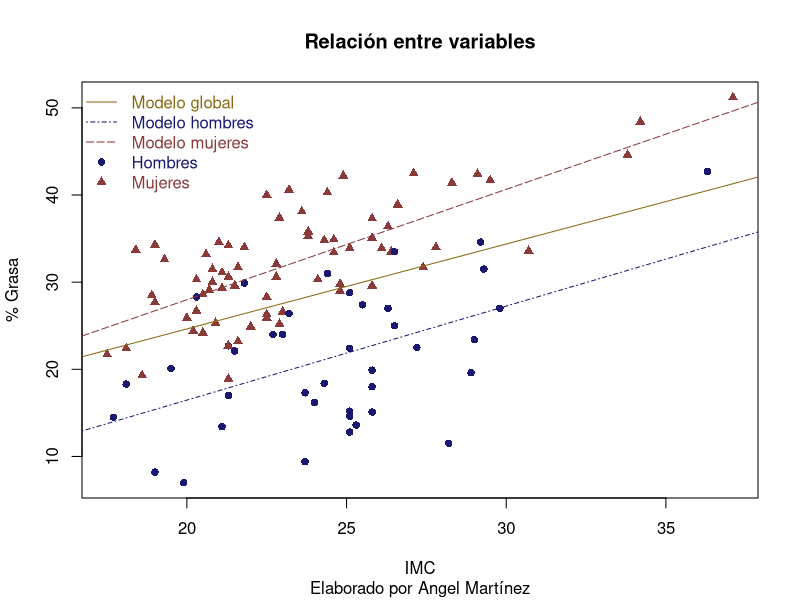

The R source for this figure:
# Seguimos usando base de dato de Neidert

library(readr)
NeidertBD<- read_csv("Kluess-plasma DPPIV-data.csv")
View(NeidertBD)
NeidertBD$Sex <- as.factor(NeidertBD$Sex)

# Preguntas de Investigacion

# 1. Sabiendo que existe correlación entre el índice de masa corporal 
# (BMI..kg.m2.) y el porcentaje de grasa corporal (X..Fat) (Véase la guía de la
# SESIÓN No. 7, Sección 2.2.1.1.1.), ¿Cuál es el modelo de regresión lineal de 
# la relación entre estas dos variables (independientemente del sexo del 
# participante)?

IMC <- NeidertBD$`BMI (kg/m2)`
FAT <- NeidertBD$`% Fat`

lmNeidert <- lm(FAT~IMC, data= NeidertBD)

summary(lmNeidert)

# 2. ¿Cuáles son los modelos de regresión lineal de la relación entre estas dos 
# variables según el sexo del participante?

Neidert_F <- subset(NeidertBD, NeidertBD$Sex=="F")
Neidert_M <- subset(NeidertBD, NeidertBD$Sex=="M")

lmNeidert_F <- lm(`% Fat`~`BMI (kg/m2)`, data = Neidert_F)
lmNeidert_M <- lm(`% Fat`~`BMI (kg/m2)`, data = Neidert_M)

summary(lmNeidert_F)
summary(lmNeidert_M)

# 3. Represente graficamente los tres modelos lineales generados. 


plot(FAT~IMC, data = NeidertBD,
     pch = ifelse(NeidertBD$Sex == "M", 16, 17),
     col = ifelse(NeidertBD$Sex == "M", "midnightblue","indianred4"),
     main = "Relación entre variables",
     xlab = "IMC",
     ylab = "% Grasa",
     sub = "Elaborado por Angel Martínez")
abline(lmNeidert, 
       col = "goldenrod4",
       lty = 1,
       lwd = 1)
abline(lmNeidert_M, 
       col = "midnightblue",
       lty = 4,
       lwd = 1)
abline(lmNeidert_F, 
       col = "indianred4",
       lty = 5,
       lwd = 1)


legend("topleft",
       legend = c("Modelo global", "Modelo hombres", "Modelo mujeres", "Hombres", "Mujeres"), 
       col = c("goldenrod4", "midnightblue","indianred4", "midnightblue","indianred4"),
       text.col = c("goldenrod4", "midnightblue","indianred4", "midnightblue","indianred4"),
       lty = c(1, 4, 5, NA, NA),
       lwd = 1,
       bty = "n",
       pch = c(NA, NA, NA, 16, 17))

# 4. ¿Cuál es el efecto de la edad en el el porcentaje
# de grasa corporal (X..Fat)?

lmNeidert_Age <- lm(`% Fat`~`BMI (kg/m2)` + `Age (yrs)`, 
                    data = NeidertBD)




lmNeidert_Age_F <- lm(`% Fat`~`BMI (kg/m2)` + `Age (yrs)`, 
                      data = Neidert_F)

lmNeidert_Age_M <- lm(`% Fat`~`BMI (kg/m2)` + `Age (yrs)`, 
                     data = Neidert_M)

summary(lmNeidert_Age)
summary(lmNeidert_Age_F)
summary(lmNeidert_Age_M)

